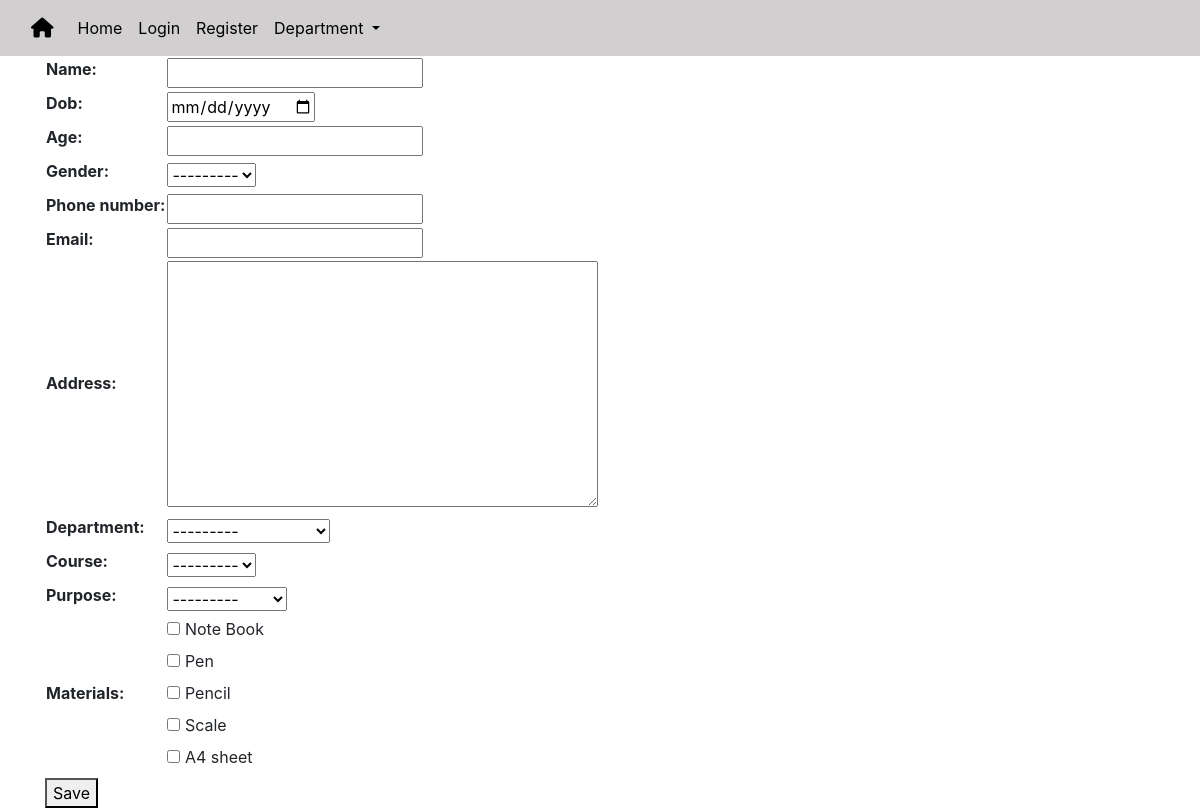
The app's page /form/, older data.
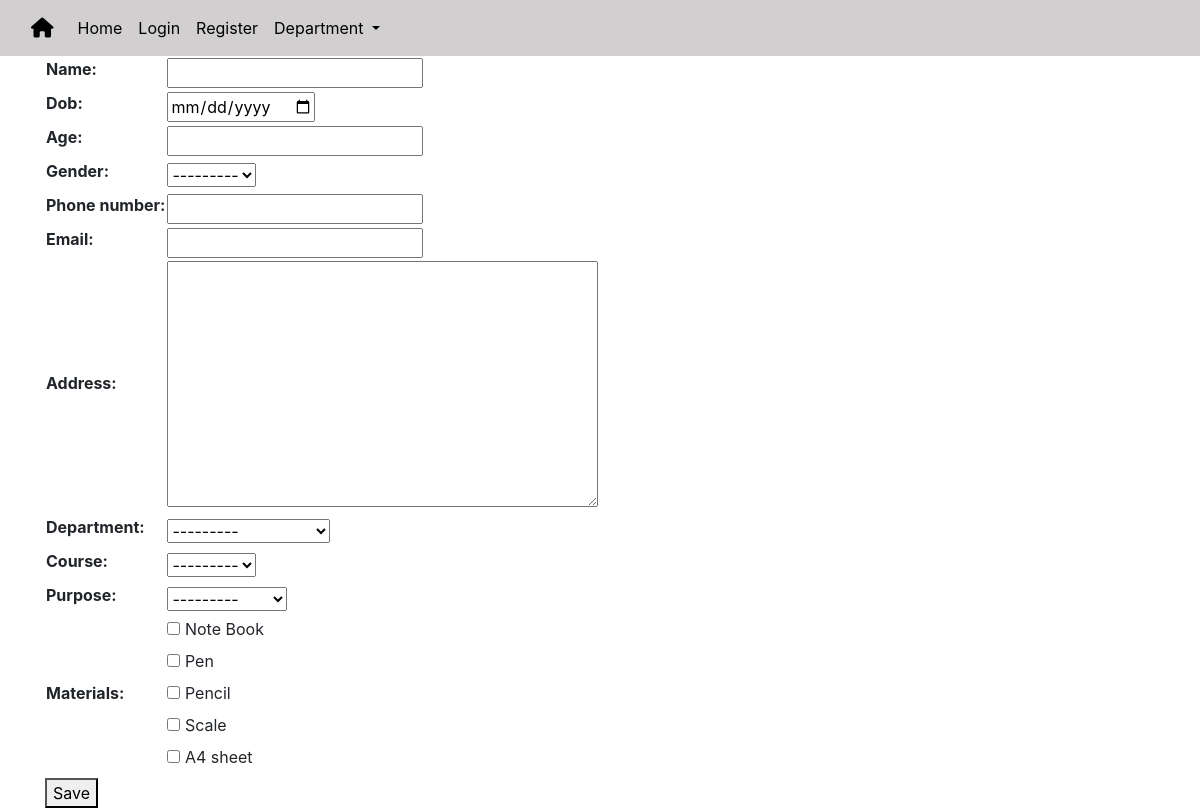
The same page, newer data.
### school_store/models.py (models this page shows)
class Department(models.Model):
    name = models.CharField(max_length=100)
    def __str__(self):
        return self.name

class Course(models.Model):
    department = models.ForeignKey(Department, on_delete=models.CASCADE)
    name = models.CharField(max_length=100)
    def __str__(self):
        return self.name

class Purpose(models.Model):
    name = models.CharField(max_length=100)
    def __str__(self):
        return self.name

### school_store/views.py (the view)
# urls.py: path('form/', views.form, name='form'),
def form(request):
    form = FormDataForm()
    if request.method == 'POST':
        form=FormDataForm(request.POST)
        if form.is_valid():
            form.save()
            messages.info(request, "order confirmed")
            return redirect('school_store:home')
    return render(request,"form.html",{'form':form})

### school_store/forms.py (shortened to what this page needs)
class FormDataForm(forms.ModelForm):
    class Meta:
        model = FormData
        fields = ['name', 'dob', 'age', 'gender', 'phone_number', 'email', 'address', 'department', 'course', 'purpose',
                  'materials']
        widgets = {
            'dob': forms.TextInput(attrs={'type': 'date'}),
            'materials': forms.CheckboxSelectMultiple(),
        }

### school_store/models.py (called while the page is built)
    def __str__(self):
        return self.name

### templates/form.html (shortened to what this page needs)
{% extends 'base.html' %}
{% load static %}
{% block content %}
<form method="post" id="personForm" data-course-url="{% url 'school_store:ajax_load_course' %}" novalidate>
    <table>
      {{ form.as_table }}
    </table>
    <button type="submit">Save</button>
  </form>
</div>
{% endblock %}

### templates/base.html (shortened to what this page needs)
{% load static %}
<!DOCTYPE html>
<html lang="en">
<head>
    <link rel="stylesheet" href="{% static 'css/bootstrap.min.css' %}">
    <link rel="stylesheet" href="{% static 'css/custom.css' %}">
</head>
<body>
{% include 'navbar.html' %}
<div class="container">
    {% block content %}
    {% endblock %}
</body>
</html>

### templates/navbar.html (shortened to what this page needs)
<nav class="navbar navbar-expand-lg bg-body-tertiary">
  <div class="container-fluid">
    <a class="navbar-brand" href="{% url 'school_store:home' %}"><i class="fa fa-home my_icon"></i></a>
    <div class="collapse navbar-collapse" id="navbarNavDropdown">
      <ul class="navbar-nav">
        <li class="nav-item">
          <a class="nav-link active" aria-current="page" href="{% url 'school_store:home' %}">Home</a>
        </li>
        <li class="nav-item">
          <a class="nav-link" href="{% url 'school_store:login' %}">Login</a>
        </li>
        <li class="nav-item">
          <a class="nav-link" href="{% url 'school_store:register' %}">Register</a>
        </li>
        <li class="nav-item dropdown">
          <a class="nav-link dropdown-toggle" href="#" role="button" data-bs-toggle="dropdown" aria-expanded="false">
            Department
          </a>
        </li>
      </ul>
    </div>
  </div>
</nav>

### static/css/custom.css (style rules this page uses)
.navbar-nav .nav-link { color:black ; }
.my_icon { color:black ; }
.bg-body-tertiary { background-color:#D1CFCF; }

Row changes from the older to the newer data that the page shows:
removed Course: department "---------"
Text that changed along with them:
form field department: (not shown) → "---------"
